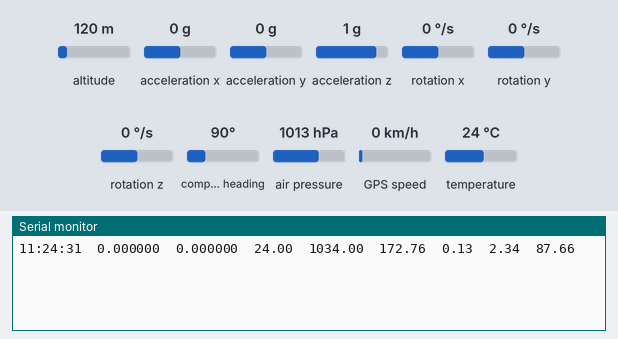
Simulated run of this sketch. Board: Arduino Uno, built with avr-gcc and run on an emulated ATmega328P. Parts: the last lines printed to the serial monitor. The test bench sets the inputs (shaded band); at power-on: acceleration x 0 g, acceleration y 0 g, air pressure 1013 hPa, acceleration z 1 g, temperature 24 °C, altitude 120 m, rotation x 0 °/s, rotation y 0 °/s, rotation z 0 °/s, compass heading 90°, GPS speed 0 km/h. Storage starts empty; the GPS gets a fix after 3 s at 37.7749, -122.4194 with 8 satellites.

Above: at 1.2 s.
1.3 s: acceleration x set to -1.4 g
At 2.9 s:
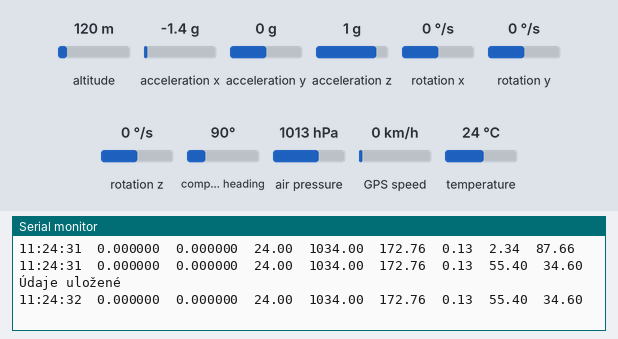
5.5 s: acceleration y set to -1.4 g
At 7.2 s:
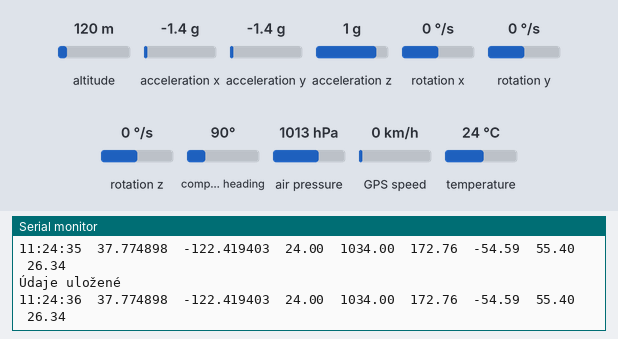
9.7 s: air pressure set to 952 hPa
At 11.6 s:
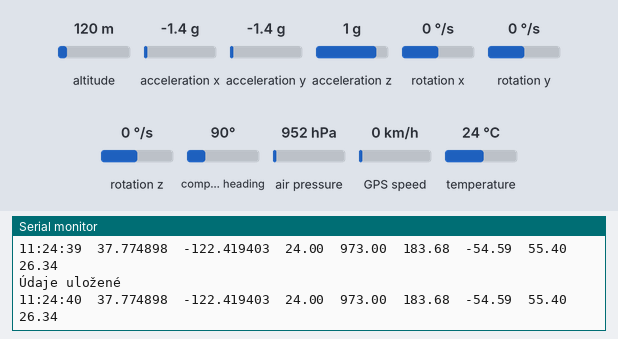
13.9 s: acceleration z set to -1.4 g
At 15.3 s:
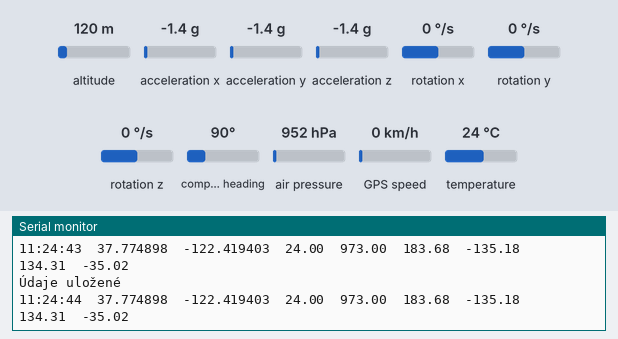
15.4 s: temperature set to 12 °C
At 16.7 s:
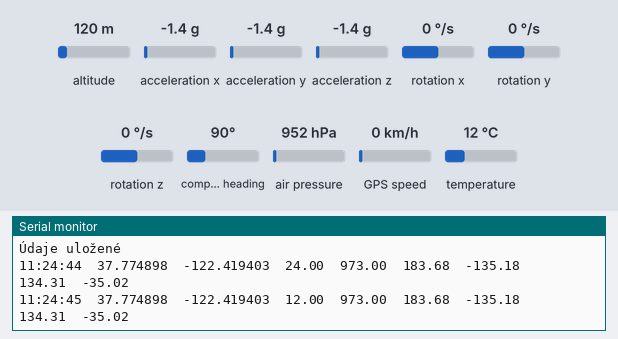
Timing chart, 0 to 17.9 s (numbered marks = the images above; inputs shaded):
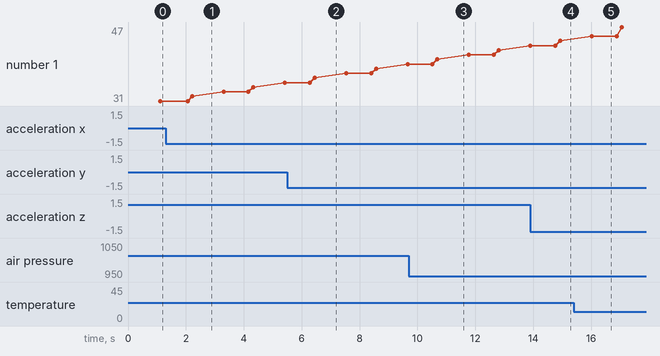

The sketch:

zapisovacletovychudajov.ino
```cpp
#include <MPU6050.h>            // MPU6050 library
#include <Wire.h>               // I2C communication library
#include <Adafruit_Sensor.h>    // Sensor library
#include <Adafruit_BMP280.h>    // BMP280 sensor library
#include <TinyGPS++.h>          // GPS library
#include <SoftwareSerial.h>     // SoftwareSerial library for GPS
#include <SD.h>          // SD card library

static const int RXPin = 4, TXPin = 3;  // Definujem piny RX a TX pre komunikáciu s GPS
static const uint32_t GPSBaud = 9600;   // Baudová rýchlosť GPS modulu
MPU6050 mpu;                    // Inicializácia MPU6050
Adafruit_BMP280 bmp280;         // Inicializácia senzora BMP280
TinyGPSPlus gps;                // Inicializácia GPS modulu
SoftwareSerial ss(RXPin, TXPin);// Inicializácia softvérového sériového rozhrania pre GPS
unsigned long lastSaveTime = 0; // Premenná pre uloženie času posledného uloženia
unsigned long lastWriteTime = 0; // Premenná pre uloženie času posledného zápisu
float angleX, angleY, angleZ;   // Premenné pre rotáciu
// Definícia ofsetov pre MPU6050 hodnotami, ktoré som dostal po kalibrácií
const float offsetX = 665.0;
const float offsetY = -38.0;
const float offsetZ = 104.0;

void setup() {
    Serial.begin(9600);    // Inicializácia sériovej komunikácie
    ss.begin(GPSBaud);     // Inicializácia softvérového sériového rozhrania pre GPS

    if (!SD.begin(10)) {  // Kontrola inicializácie SD karty
        Serial.println(F("Incializácia SD karty zlyhala!"));
        return;
    }
    if (!bmp280.begin(0x76)) {  // Kontrola inicializácie senzora BMP280
        Serial.println(F("Senzor BMP280 nenájdený, skontrolujte zapojenie!"));
        while (1);
    }
    mpu.initialize();  // Inicializácia MPU6050
}
void loop() {
    // Získanie údajov o zrýchlení z MPU6050
    int16_t rawAx, rawAy, rawAz;
    mpu.getAcceleration(&rawAx, &rawAy, &rawAz);
    // Aplikácia ofsetov na čítania zrýchlenia
    float ax = rawAx - offsetX;
    float ay = rawAy - offsetY;
    float az = rawAz - offsetZ;

    // Konverzia na stupne, ak je potrebné
    angleX = atan2(ay, az) * 180 / PI;
    angleY = atan2(-ax, az) * 180 / PI;
    angleZ = atan2(az, sqrt(ax * ax + ay * ay)) * 180 / PI;

    // Cyklus na čítanie údajov z GPS
    while (ss.available() > 0) {
        if (gps.encode(ss.read())) {
            if (millis() - lastWriteTime >= 1000) { // Zápis údajov iba raz za sekundu
                saveLocation(); // Uloženie GPS údajov
                lastWriteTime = millis();
            }
        }
    }
    // Zápis údajov do súboru
    if (millis() - lastSaveTime >= 2000) {
        if (saveLocation()) {
            Serial.println(F("Údaje uložené"));
        }
        lastSaveTime = millis();
    }
    delay(100); // Čakanie pred ďalším čítaním údajov, slúži na uľahčenie kódu
}

bool saveLocation() {
    File dataFile = SD.open(F("data.txt"), FILE_WRITE); // Otvorenie súboru na zápis
    if (dataFile) { // Kontrola, či sa súbor úspešne otvoril
        // Ak je súbor prázdny, zapíše sa hlavička tabuľky
        if (dataFile.size() == 0) {
            dataFile.println(F("Čas\t\tZemepisná šírka\tZemepisná dĺžka\tTeplota (°C)\tTlak (hPa)\tNadmorská výška (m)\tX\tY\tZ"));
        } //Ak je súbor prázdny zapíše sa hlavička tabuľky
        // Získanie aktuálneho času zo satelitu GPS
        String time = String((gps.time.hour() + 1) % 24) + ":" + (gps.time.minute() < 10 ? "0" : "") + String(gps.time.minute()) + ":" + (gps.time.second() < 10 ? "0" : "") + String(gps.time.second());
        float correctedPressure = bmp280.readPressure() / 100.0 + 21; // +21 čo je offset po kalibrácií
        float altitude = bmp280.readAltitude(correctedPressure); // Nadmorská výška hodnota
        // Zapíšeme údaje do súboru oddelené tabulátormi
        dataFile.print(time); // Zapíšeme čas
        dataFile.write('\t');
        dataFile.print(gps.location.lat(), 6);  // Zemepisná šírka s 6 desatinnými miestami
        dataFile.write('\t');
        dataFile.print(gps.location.lng(), 6);  // Zemepisná dĺžka s 6 desatinnými miestami
        dataFile.write('\t');
        dataFile.print(bmp280.readTemperature(), 2);    // Teplota s 2 desatinnými miestami
        dataFile.write('\t');
        dataFile.write('\t');
        dataFile.print(correctedPressure, 2);  // Tlak s 2 desatinnými miestami
        dataFile.write('\t');
        dataFile.write('\t');
        dataFile.print(altitude); // Nadmorská výška
        dataFile.write('\t');
        dataFile.write('\t');
        dataFile.print(angleX); // Rotácia v osi X
        dataFile.write('\t');
        dataFile.print(angleY); // Rotácia v osi Y
        dataFile.write('\t');
        dataFile.println(angleZ); // Rotácia v osi Z
        dataFile.close(); // Zatvorenie súboru
        // Výpis údajov do sériovej konzoly
        Serial.print(time);
        Serial.write('\t');
        Serial.print(gps.location.lat(), 6);
        Serial.write('\t');
        Serial.print(gps.location.lng(), 6);
        Serial.write('\t');
        Serial.print(bmp280.readTemperature());
        Serial.write('\t');
        Serial.print(correctedPressure);
        Serial.write('\t');
        Serial.print(altitude);
        Serial.write('\t');
        Serial.print(angleX);
        Serial.write('\t');
        Serial.print(angleY);
        Serial.write('\t');
        Serial.println(angleZ);
        // Funkcia vráti hodnotu true, čo indikuje úspech zápisu
        return true;
    }
    // Ak sa súbor neotvoril, vypíše sa chybové hlásenie a funkcia vráti false
    Serial.println(F("Chyba zápisu na SD kartu"));
    return false;
}
```

Measured:
- after the input at 1.3 s, the serial monitor: prints a new line after 0.76 s (image 1)
- after the input at 5.5 s, the serial monitor: prints a new line after 0.78 s (image 2)
- after the input at 9.7 s, the serial monitor: prints a new line after 0.82 s (image 3)
- after the input at 13.9 s, the serial monitor: prints a new line after 0.86 s (image 4)
- after the input at 15.4 s, the serial monitor: prints a new line after 0.63 s (image 5)
